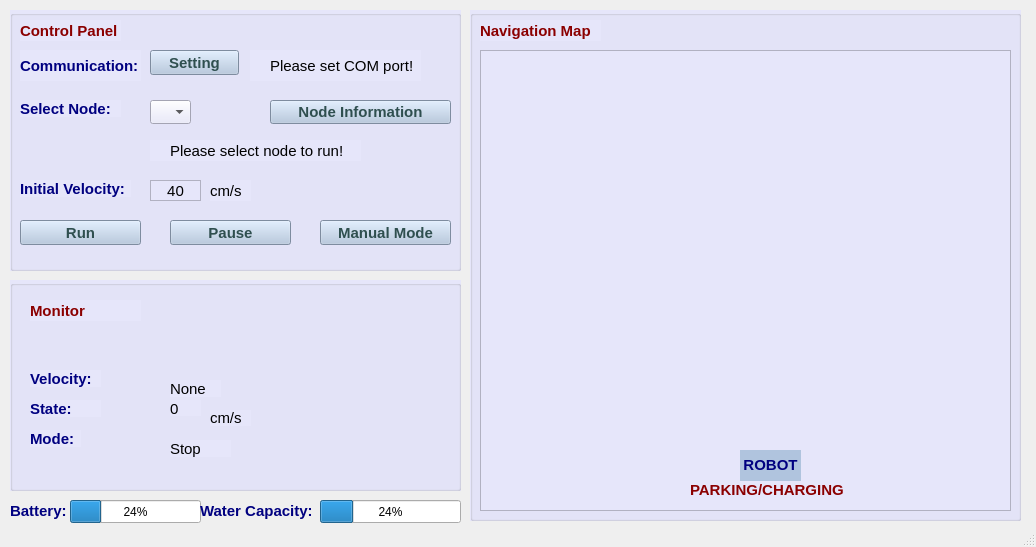
<?xml version="1.0" encoding="UTF-8"?>
<ui version="4.0">
 <class>MainWindow</class>
 <widget class="QMainWindow" name="MainWindow">
  <property name="geometry">
   <rect>
    <x>0</x>
    <y>0</y>
    <width>1036</width>
    <height>547</height>
   </rect>
  </property>
  <property name="windowTitle">
   <string>MainWindow</string>
  </property>
  <widget class="QWidget" name="centralwidget">
   <widget class="QGroupBox" name="control_panel_groupBox">
    <property name="geometry">
     <rect>
      <x>10</x>
      <y>10</y>
      <width>451</width>
      <height>261</height>
     </rect>
    </property>
    <property name="font">
     <font>
      <pointsize>11</pointsize>
     </font>
    </property>
    <property name="styleSheet">
     <string notr="true">background-color : Lavender;</string>
    </property>
    <property name="title">
     <string/>
    </property>
    <property name="alignment">
     <set>Qt::AlignBottom|Qt::AlignHCenter</set>
    </property>
    <widget class="QLabel" name="control_panel_label">
     <property name="geometry">
      <rect>
       <x>10</x>
       <y>10</y>
       <width>101</width>
       <height>21</height>
      </rect>
     </property>
     <property name="font">
      <font>
       <pointsize>11</pointsize>
       <bold>true</bold>
      </font>
     </property>
     <property name="styleSheet">
      <string notr="true">font-weight : bold; color : DarkRed; </string>
     </property>
     <property name="text">
      <string>Control Panel</string>
     </property>
    </widget>
    <widget class="QLabel" name="communication_label">
     <property name="geometry">
      <rect>
       <x>10</x>
       <y>40</y>
       <width>121</width>
       <height>31</height>
      </rect>
     </property>
     <property name="font">
      <font>
       <pointsize>11</pointsize>
       <bold>true</bold>
      </font>
     </property>
     <property name="styleSheet">
      <string notr="true">font-weight : bold; color : Navy;</string>
     </property>
     <property name="text">
      <string>Communication:</string>
     </property>
    </widget>
    <widget class="QLabel" name="mode_label">
     <property name="geometry">
      <rect>
       <x>10</x>
       <y>90</y>
       <width>101</width>
       <height>17</height>
      </rect>
     </property>
     <property name="font">
      <font>
       <pointsize>11</pointsize>
       <bold>true</bold>
      </font>
     </property>
     <property name="styleSheet">
      <string notr="true">font-weight : bold; color : Navy;</string>
     </property>
     <property name="text">
      <string>Select Node:</string>
     </property>
    </widget>
    <widget class="QPushButton" name="setting_pushButton">
     <property name="geometry">
      <rect>
       <x>140</x>
       <y>40</y>
       <width>89</width>
       <height>25</height>
      </rect>
     </property>
     <property name="font">
      <font>
       <pointsize>11</pointsize>
       <bold>true</bold>
      </font>
     </property>
     <property name="styleSheet">
      <string notr="true">font-weight : bold; background-color : LightSteelBlue; color : DarkSlateGray;</string>
     </property>
     <property name="text">
      <string>Setting</string>
     </property>
     <property name="icon">
      <iconset resource="Resources.qrc">
       <normaloff>:/imgs/icon_image/port1_rsz.png</normaloff>:/imgs/icon_image/port1_rsz.png</iconset>
     </property>
    </widget>
    <widget class="QPushButton" name="run_button">
     <property name="geometry">
      <rect>
       <x>10</x>
       <y>210</y>
       <width>121</width>
       <height>25</height>
      </rect>
     </property>
     <property name="font">
      <font>
       <pointsize>11</pointsize>
       <bold>true</bold>
      </font>
     </property>
     <property name="styleSheet">
      <string notr="true">font-weight : bold; background-color : LightSteelBlue; color : DarkSlateGray;</string>
     </property>
     <property name="text">
      <string>Run</string>
     </property>
     <property name="icon">
      <iconset resource="Resources.qrc">
       <normaloff>:/imgs/icon_image/icon_run.png</normaloff>:/imgs/icon_image/icon_run.png</iconset>
     </property>
    </widget>
    <widget class="QLabel" name="init_velocity_label">
     <property name="geometry">
      <rect>
       <x>10</x>
       <y>170</y>
       <width>111</width>
       <height>17</height>
      </rect>
     </property>
     <property name="font">
      <font>
       <pointsize>11</pointsize>
       <bold>true</bold>
      </font>
     </property>
     <property name="styleSheet">
      <string notr="true">font-weight : bold; color : Navy;</string>
     </property>
     <property name="text">
      <string>Initial Velocity:</string>
     </property>
    </widget>
    <widget class="QTextEdit" name="velocity_textedit">
     <property name="geometry">
      <rect>
       <x>140</x>
       <y>170</y>
       <width>51</width>
       <height>21</height>
      </rect>
     </property>
     <property name="font">
      <font>
       <pointsize>11</pointsize>
      </font>
     </property>
     <property name="verticalScrollBarPolicy">
      <enum>Qt::ScrollBarAlwaysOff</enum>
     </property>
     <property name="html">
      <string>&lt;!DOCTYPE HTML PUBLIC &quot;-//W3C//DTD HTML 4.0//EN&quot; &quot;http://www.w3.org/TR/REC-html40/strict.dtd&quot;&gt;
&lt;html&gt;&lt;head&gt;&lt;meta name=&quot;qrichtext&quot; content=&quot;1&quot; /&gt;&lt;meta charset=&quot;utf-8&quot; /&gt;&lt;style type=&quot;text/css&quot;&gt;
p, li { white-space: pre-wrap; }
hr { height: 1px; border-width: 0; }
&lt;/style&gt;&lt;/head&gt;&lt;body style=&quot; font-family:'Segoe UI'; font-size:11pt; font-weight:400; font-style:normal;&quot;&gt;
&lt;p align=&quot;center&quot; style=&quot; margin-top:0px; margin-bottom:0px; margin-left:0px; margin-right:0px; -qt-block-indent:0; text-indent:0px;&quot;&gt;&lt;span style=&quot; font-family:'Ubuntu';&quot;&gt;40&lt;/span&gt;&lt;/p&gt;
&lt;p align=&quot;center&quot; style=&quot;-qt-paragraph-type:empty; margin-top:0px; margin-bottom:0px; margin-left:0px; margin-right:0px; -qt-block-indent:0; text-indent:0px; font-family:'Ubuntu';&quot;&gt;&lt;br /&gt;&lt;/p&gt;&lt;/body&gt;&lt;/html&gt;</string>
     </property>
    </widget>
    <widget class="QPushButton" name="pause_resume_button">
     <property name="geometry">
      <rect>
       <x>160</x>
       <y>210</y>
       <width>121</width>
       <height>25</height>
      </rect>
     </property>
     <property name="font">
      <font>
       <pointsize>11</pointsize>
       <bold>true</bold>
      </font>
     </property>
     <property name="styleSheet">
      <string notr="true">font-weight : bold; background-color : LightSteelBlue; color : DarkSlateGray;</string>
     </property>
     <property name="text">
      <string>Pause</string>
     </property>
     <property name="icon">
      <iconset resource="Resources.qrc">
       <normaloff>:/imgs/icon_image/icon_pause.png</normaloff>:/imgs/icon_image/icon_pause.png</iconset>
     </property>
    </widget>
    <widget class="QLabel" name="label_4">
     <property name="geometry">
      <rect>
       <x>140</x>
       <y>130</y>
       <width>21</width>
       <height>21</height>
      </rect>
     </property>
     <property name="font">
      <font>
       <pointsize>11</pointsize>
      </font>
     </property>
     <property name="text">
      <string/>
     </property>
     <property name="pixmap">
      <pixmap resource="Resources.qrc">:/imgs/icon_image/icon_info_small.png</pixmap>
     </property>
    </widget>
    <widget class="QLabel" name="connected_label">
     <property name="geometry">
      <rect>
       <x>260</x>
       <y>40</y>
       <width>151</width>
       <height>31</height>
      </rect>
     </property>
     <property name="font">
      <font>
       <pointsize>11</pointsize>
      </font>
     </property>
     <property name="text">
      <string>Please set COM port!</string>
     </property>
    </widget>
    <widget class="QLabel" name="label_5">
     <property name="geometry">
      <rect>
       <x>240</x>
       <y>40</y>
       <width>21</width>
       <height>31</height>
      </rect>
     </property>
     <property name="font">
      <font>
       <pointsize>11</pointsize>
      </font>
     </property>
     <property name="text">
      <string/>
     </property>
     <property name="pixmap">
      <pixmap resource="Resources.qrc">:/imgs/icon_image/icon_info_small.png</pixmap>
     </property>
    </widget>
    <widget class="QLabel" name="mode_label_3">
     <property name="geometry">
      <rect>
       <x>200</x>
       <y>170</y>
       <width>41</width>
       <height>21</height>
      </rect>
     </property>
     <property name="font">
      <font>
       <pointsize>11</pointsize>
      </font>
     </property>
     <property name="text">
      <string>cm/s</string>
     </property>
    </widget>
    <widget class="QLabel" name="mode_label_4">
     <property name="geometry">
      <rect>
       <x>160</x>
       <y>130</y>
       <width>191</width>
       <height>21</height>
      </rect>
     </property>
     <property name="font">
      <font>
       <pointsize>11</pointsize>
      </font>
     </property>
     <property name="text">
      <string>Please select node to run!</string>
     </property>
    </widget>
    <widget class="QPushButton" name="manual_mode_button">
     <property name="geometry">
      <rect>
       <x>310</x>
       <y>210</y>
       <width>131</width>
       <height>25</height>
      </rect>
     </property>
     <property name="font">
      <font>
       <pointsize>11</pointsize>
       <bold>true</bold>
      </font>
     </property>
     <property name="styleSheet">
      <string notr="true">font-weight : bold; background-color : LightSteelBlue; color : DarkSlateGray;</string>
     </property>
     <property name="text">
      <string>Manual Mode</string>
     </property>
     <property name="icon">
      <iconset resource="Resources.qrc">
       <normaloff>:/imgs/icon_image/icon_manual.ico</normaloff>:/imgs/icon_image/icon_manual.ico</iconset>
     </property>
    </widget>
    <widget class="QComboBox" name="nodes_comboBox">
     <property name="geometry">
      <rect>
       <x>140</x>
       <y>90</y>
       <width>41</width>
       <height>24</height>
      </rect>
     </property>
    </widget>
    <widget class="QPushButton" name="nodes_i4_pushButton">
     <property name="geometry">
      <rect>
       <x>260</x>
       <y>90</y>
       <width>181</width>
       <height>24</height>
      </rect>
     </property>
     <property name="font">
      <font>
       <pointsize>11</pointsize>
       <bold>true</bold>
      </font>
     </property>
     <property name="styleSheet">
      <string notr="true">font-weight : bold; background-color : LightSteelBlue; color : DarkSlateGray;</string>
     </property>
     <property name="text">
      <string>Node Information</string>
     </property>
     <property name="icon">
      <iconset resource="Resources.qrc">
       <normaloff>:/imgs/icon_image/icon_nodeMap.png</normaloff>:/imgs/icon_image/icon_nodeMap.png</iconset>
     </property>
    </widget>
   </widget>
   <widget class="QGroupBox" name="general_status_groupBox">
    <property name="geometry">
     <rect>
      <x>10</x>
      <y>280</y>
      <width>451</width>
      <height>211</height>
     </rect>
    </property>
    <property name="font">
     <font>
      <pointsize>11</pointsize>
     </font>
    </property>
    <property name="contextMenuPolicy">
     <enum>Qt::DefaultContextMenu</enum>
    </property>
    <property name="styleSheet">
     <string notr="true">background-color : Lavender;
</string>
    </property>
    <property name="title">
     <string/>
    </property>
    <widget class="QLabel" name="g_status_label">
     <property name="geometry">
      <rect>
       <x>20</x>
       <y>20</y>
       <width>111</width>
       <height>21</height>
      </rect>
     </property>
     <property name="font">
      <font>
       <pointsize>11</pointsize>
       <bold>true</bold>
      </font>
     </property>
     <property name="styleSheet">
      <string notr="true">font-weight : bold; color : DarkRed; </string>
     </property>
     <property name="text">
      <string>Monitor</string>
     </property>
    </widget>
    <widget class="QLabel" name="mode_label_2">
     <property name="geometry">
      <rect>
       <x>20</x>
       <y>150</y>
       <width>51</width>
       <height>17</height>
      </rect>
     </property>
     <property name="font">
      <font>
       <pointsize>11</pointsize>
       <bold>true</bold>
      </font>
     </property>
     <property name="styleSheet">
      <string notr="true">font-weight : bold; color : Navy;</string>
     </property>
     <property name="text">
      <string>Mode:</string>
     </property>
    </widget>
    <widget class="QLabel" name="init_velocity_label_2">
     <property name="geometry">
      <rect>
       <x>20</x>
       <y>90</y>
       <width>71</width>
       <height>17</height>
      </rect>
     </property>
     <property name="font">
      <font>
       <pointsize>11</pointsize>
       <bold>true</bold>
      </font>
     </property>
     <property name="styleSheet">
      <string notr="true">font-weight : bold; color : Navy;</string>
     </property>
     <property name="text">
      <string>Velocity:</string>
     </property>
    </widget>
    <widget class="QLabel" name="state_label">
     <property name="geometry">
      <rect>
       <x>20</x>
       <y>120</y>
       <width>71</width>
       <height>17</height>
      </rect>
     </property>
     <property name="font">
      <font>
       <pointsize>11</pointsize>
       <bold>true</bold>
      </font>
     </property>
     <property name="styleSheet">
      <string notr="true">font-weight : bold; color : Navy;</string>
     </property>
     <property name="text">
      <string>State:</string>
     </property>
    </widget>
    <widget class="QLabel" name="init_velocity_label_6">
     <property name="geometry">
      <rect>
       <x>200</x>
       <y>130</y>
       <width>41</width>
       <height>16</height>
      </rect>
     </property>
     <property name="font">
      <font>
       <pointsize>11</pointsize>
      </font>
     </property>
     <property name="text">
      <string>cm/s</string>
     </property>
    </widget>
    <widget class="QLabel" name="init_velocity_label_7">
     <property name="geometry">
      <rect>
       <x>160</x>
       <y>120</y>
       <width>31</width>
       <height>16</height>
      </rect>
     </property>
     <property name="font">
      <font>
       <pointsize>11</pointsize>
      </font>
     </property>
     <property name="text">
      <string>&lt;html&gt;&lt;head/&gt;&lt;body&gt;&lt;p&gt;0&lt;/p&gt;&lt;/body&gt;&lt;/html&gt;</string>
     </property>
    </widget>
    <widget class="QLabel" name="init_velocity_label_8">
     <property name="geometry">
      <rect>
       <x>160</x>
       <y>100</y>
       <width>51</width>
       <height>17</height>
      </rect>
     </property>
     <property name="font">
      <font>
       <pointsize>11</pointsize>
      </font>
     </property>
     <property name="text">
      <string>None</string>
     </property>
    </widget>
    <widget class="QLabel" name="init_velocity_label_9">
     <property name="geometry">
      <rect>
       <x>160</x>
       <y>160</y>
       <width>61</width>
       <height>17</height>
      </rect>
     </property>
     <property name="font">
      <font>
       <pointsize>11</pointsize>
      </font>
     </property>
     <property name="text">
      <string>Stop</string>
     </property>
    </widget>
   </widget>
   <widget class="QGroupBox" name="map_groupBox">
    <property name="geometry">
     <rect>
      <x>470</x>
      <y>10</y>
      <width>551</width>
      <height>511</height>
     </rect>
    </property>
    <property name="autoFillBackground">
     <bool>false</bool>
    </property>
    <property name="styleSheet">
     <string notr="true">background-color : Lavender;
</string>
    </property>
    <widget class="QLabel" name="navigation_label">
     <property name="geometry">
      <rect>
       <x>10</x>
       <y>10</y>
       <width>121</width>
       <height>21</height>
      </rect>
     </property>
     <property name="font">
      <font>
       <pointsize>11</pointsize>
       <bold>true</bold>
      </font>
     </property>
     <property name="styleSheet">
      <string notr="true">font-weight : bold; color : DarkRed; </string>
     </property>
     <property name="text">
      <string>Navigation Map</string>
     </property>
    </widget>
    <widget class="QGraphicsView" name="graphicsView">
     <property name="geometry">
      <rect>
       <x>10</x>
       <y>40</y>
       <width>531</width>
       <height>461</height>
      </rect>
     </property>
     <property name="verticalScrollBarPolicy">
      <enum>Qt::ScrollBarAlwaysOff</enum>
     </property>
     <property name="horizontalScrollBarPolicy">
      <enum>Qt::ScrollBarAlwaysOff</enum>
     </property>
     <property name="sizeAdjustPolicy">
      <enum>QAbstractScrollArea::AdjustToContents</enum>
     </property>
    </widget>
    <widget class="QLabel" name="p_charging_label">
     <property name="geometry">
      <rect>
       <x>220</x>
       <y>470</y>
       <width>161</width>
       <height>21</height>
      </rect>
     </property>
     <property name="autoFillBackground">
      <bool>false</bool>
     </property>
     <property name="styleSheet">
      <string notr="true">font-weight : bold; color : DarkRed; </string>
     </property>
     <property name="text">
      <string>&lt;html&gt;&lt;head/&gt;&lt;body&gt;&lt;p&gt;&lt;span style=&quot; font-size:11pt; font-weight:700;&quot;&gt;PARKING/CHARGING&lt;/span&gt;&lt;/p&gt;&lt;/body&gt;&lt;/html&gt;</string>
     </property>
    </widget>
    <widget class="QLabel" name="robot_label">
     <property name="geometry">
      <rect>
       <x>270</x>
       <y>440</y>
       <width>61</width>
       <height>31</height>
      </rect>
     </property>
     <property name="autoFillBackground">
      <bool>false</bool>
     </property>
     <property name="styleSheet">
      <string notr="true">font-weight : bold; color : Navy; background-color : LightSteelBlue
; </string>
     </property>
     <property name="text">
      <string>&lt;html&gt;&lt;head/&gt;&lt;body&gt;&lt;p&gt;&lt;span style=&quot; font-size:11pt; font-weight:700;&quot;&gt;ROBOT&lt;/span&gt;&lt;/p&gt;&lt;/body&gt;&lt;/html&gt;</string>
     </property>
     <property name="alignment">
      <set>Qt::AlignCenter</set>
     </property>
    </widget>
   </widget>
   <widget class="QLabel" name="battery_label">
    <property name="geometry">
     <rect>
      <x>10</x>
      <y>500</y>
      <width>71</width>
      <height>21</height>
     </rect>
    </property>
    <property name="font">
     <font>
      <pointsize>11</pointsize>
      <bold>true</bold>
     </font>
    </property>
    <property name="styleSheet">
     <string notr="true">font-weight : bold; color : Navy;</string>
    </property>
    <property name="text">
     <string>Battery:</string>
    </property>
   </widget>
   <widget class="QProgressBar" name="battery_progressBar">
    <property name="geometry">
     <rect>
      <x>70</x>
      <y>500</y>
      <width>131</width>
      <height>23</height>
     </rect>
    </property>
    <property name="value">
     <number>24</number>
    </property>
   </widget>
   <widget class="QProgressBar" name="water_c_progressBar">
    <property name="geometry">
     <rect>
      <x>320</x>
      <y>500</y>
      <width>141</width>
      <height>23</height>
     </rect>
    </property>
    <property name="value">
     <number>24</number>
    </property>
   </widget>
   <widget class="QLabel" name="battery_label_2">
    <property name="geometry">
     <rect>
      <x>200</x>
      <y>500</y>
      <width>111</width>
      <height>21</height>
     </rect>
    </property>
    <property name="font">
     <font>
      <pointsize>11</pointsize>
      <bold>true</bold>
     </font>
    </property>
    <property name="styleSheet">
     <string notr="true">font-weight : bold; color : Navy;</string>
    </property>
    <property name="text">
     <string>Water Capacity:</string>
    </property>
   </widget>
  </widget>
  <widget class="QStatusBar" name="statusbar"/>
 </widget>
 <resources>
  <include location="Resources.qrc"/>
 </resources>
 <connections/>
</ui>
